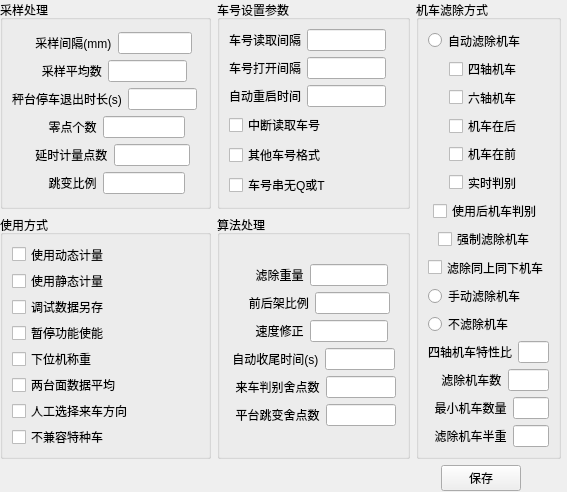
<?xml version="1.0" encoding="UTF-8"?>
<ui version="4.0">
 <class>GeneralParamWidget</class>
 <widget class="QWidget" name="GeneralParamWidget">
  <property name="geometry">
   <rect>
    <x>0</x>
    <y>0</y>
    <width>567</width>
    <height>492</height>
   </rect>
  </property>
  <property name="windowTitle">
   <string>通用参数设置</string>
  </property>
  <widget class="QWidget" name="">
   <property name="geometry">
    <rect>
     <x>0</x>
     <y>0</y>
     <width>561</width>
     <height>491</height>
    </rect>
   </property>
   <layout class="QVBoxLayout" name="verticalLayout_11">
    <item>
     <layout class="QGridLayout" name="gridLayout_2">
      <item row="0" column="0">
       <layout class="QGridLayout" name="gridLayout">
        <item row="0" column="0">
         <widget class="QGroupBox" name="groupBox_3">
          <property name="title">
           <string>采样处理</string>
          </property>
          <layout class="QVBoxLayout" name="verticalLayout_6">
           <item>
            <layout class="QVBoxLayout" name="verticalLayout_5">
             <item>
              <layout class="QHBoxLayout" name="horizontalLayout_23">
               <item>
                <widget class="QLabel" name="label_9">
                 <property name="text">
                  <string>       采样间隔(mm)</string>
                 </property>
                </widget>
               </item>
               <item>
                <widget class="QLineEdit" name="lineEdit_9"/>
               </item>
               <item>
                <spacer name="horizontalSpacer_23">
                 <property name="orientation">
                  <enum>Qt::Horizontal</enum>
                 </property>
                 <property name="sizeHint" stdset="0">
                  <size>
                   <width>40</width>
                   <height>20</height>
                  </size>
                 </property>
                </spacer>
               </item>
              </layout>
             </item>
             <item>
              <layout class="QHBoxLayout" name="horizontalLayout_22">
               <item>
                <widget class="QLabel" name="label_8">
                 <property name="text">
                  <string>         采样平均数</string>
                 </property>
                </widget>
               </item>
               <item>
                <widget class="QLineEdit" name="lineEdit_8"/>
               </item>
               <item>
                <spacer name="horizontalSpacer_22">
                 <property name="orientation">
                  <enum>Qt::Horizontal</enum>
                 </property>
                 <property name="sizeHint" stdset="0">
                  <size>
                   <width>40</width>
                   <height>20</height>
                  </size>
                 </property>
                </spacer>
               </item>
              </layout>
             </item>
             <item>
              <layout class="QHBoxLayout" name="horizontalLayout_24">
               <item>
                <widget class="QLabel" name="label_10">
                 <property name="text">
                  <string>秤台停车退出时长(s)</string>
                 </property>
                </widget>
               </item>
               <item>
                <widget class="QLineEdit" name="lineEdit_10"/>
               </item>
               <item>
                <spacer name="horizontalSpacer_24">
                 <property name="orientation">
                  <enum>Qt::Horizontal</enum>
                 </property>
                 <property name="sizeHint" stdset="0">
                  <size>
                   <width>40</width>
                   <height>20</height>
                  </size>
                 </property>
                </spacer>
               </item>
              </layout>
             </item>
             <item>
              <layout class="QHBoxLayout" name="horizontalLayout_25">
               <item>
                <widget class="QLabel" name="label_11">
                 <property name="text">
                  <string>           零点个数</string>
                 </property>
                </widget>
               </item>
               <item>
                <widget class="QLineEdit" name="lineEdit_11"/>
               </item>
               <item>
                <spacer name="horizontalSpacer_25">
                 <property name="orientation">
                  <enum>Qt::Horizontal</enum>
                 </property>
                 <property name="sizeHint" stdset="0">
                  <size>
                   <width>40</width>
                   <height>20</height>
                  </size>
                 </property>
                </spacer>
               </item>
              </layout>
             </item>
             <item>
              <layout class="QHBoxLayout" name="horizontalLayout_26">
               <item>
                <widget class="QLabel" name="label_12">
                 <property name="text">
                  <string>       延时计量点数</string>
                 </property>
                </widget>
               </item>
               <item>
                <widget class="QLineEdit" name="lineEdit_12"/>
               </item>
               <item>
                <spacer name="horizontalSpacer_26">
                 <property name="orientation">
                  <enum>Qt::Horizontal</enum>
                 </property>
                 <property name="sizeHint" stdset="0">
                  <size>
                   <width>40</width>
                   <height>20</height>
                  </size>
                 </property>
                </spacer>
               </item>
              </layout>
             </item>
             <item>
              <layout class="QHBoxLayout" name="horizontalLayout_27">
               <item>
                <widget class="QLabel" name="label_13">
                 <property name="text">
                  <string>           跳变比例</string>
                 </property>
                </widget>
               </item>
               <item>
                <widget class="QLineEdit" name="lineEdit_13"/>
               </item>
               <item>
                <spacer name="horizontalSpacer_27">
                 <property name="orientation">
                  <enum>Qt::Horizontal</enum>
                 </property>
                 <property name="sizeHint" stdset="0">
                  <size>
                   <width>40</width>
                   <height>20</height>
                  </size>
                 </property>
                </spacer>
               </item>
              </layout>
             </item>
            </layout>
           </item>
          </layout>
         </widget>
        </item>
        <item row="0" column="1">
         <widget class="QGroupBox" name="groupBox_2">
          <property name="title">
           <string>车号设置参数</string>
          </property>
          <layout class="QVBoxLayout" name="verticalLayout_4">
           <item>
            <layout class="QVBoxLayout" name="verticalLayout_3">
             <item>
              <layout class="QHBoxLayout" name="horizontalLayout_16">
               <item>
                <widget class="QLabel" name="label_5">
                 <property name="text">
                  <string>车号读取间隔</string>
                 </property>
                </widget>
               </item>
               <item>
                <widget class="QLineEdit" name="lineEdit_5"/>
               </item>
               <item>
                <spacer name="horizontalSpacer_16">
                 <property name="orientation">
                  <enum>Qt::Horizontal</enum>
                 </property>
                 <property name="sizeHint" stdset="0">
                  <size>
                   <width>40</width>
                   <height>20</height>
                  </size>
                 </property>
                </spacer>
               </item>
              </layout>
             </item>
             <item>
              <layout class="QHBoxLayout" name="horizontalLayout_17">
               <item>
                <widget class="QLabel" name="label_6">
                 <property name="text">
                  <string>车号打开间隔</string>
                 </property>
                </widget>
               </item>
               <item>
                <widget class="QLineEdit" name="lineEdit_6"/>
               </item>
               <item>
                <spacer name="horizontalSpacer_17">
                 <property name="orientation">
                  <enum>Qt::Horizontal</enum>
                 </property>
                 <property name="sizeHint" stdset="0">
                  <size>
                   <width>40</width>
                   <height>20</height>
                  </size>
                 </property>
                </spacer>
               </item>
              </layout>
             </item>
             <item>
              <layout class="QHBoxLayout" name="horizontalLayout_21">
               <item>
                <widget class="QLabel" name="label_7">
                 <property name="text">
                  <string>自动重启时间</string>
                 </property>
                </widget>
               </item>
               <item>
                <widget class="QLineEdit" name="lineEdit_7"/>
               </item>
               <item>
                <spacer name="horizontalSpacer_21">
                 <property name="orientation">
                  <enum>Qt::Horizontal</enum>
                 </property>
                 <property name="sizeHint" stdset="0">
                  <size>
                   <width>40</width>
                   <height>20</height>
                  </size>
                 </property>
                </spacer>
               </item>
              </layout>
             </item>
             <item>
              <layout class="QHBoxLayout" name="horizontalLayout_18">
               <item>
                <widget class="QCheckBox" name="checkBox_9">
                 <property name="text">
                  <string>中断读取车号</string>
                 </property>
                </widget>
               </item>
               <item>
                <spacer name="horizontalSpacer_18">
                 <property name="orientation">
                  <enum>Qt::Horizontal</enum>
                 </property>
                 <property name="sizeHint" stdset="0">
                  <size>
                   <width>40</width>
                   <height>20</height>
                  </size>
                 </property>
                </spacer>
               </item>
              </layout>
             </item>
             <item>
              <layout class="QHBoxLayout" name="horizontalLayout_19">
               <item>
                <widget class="QCheckBox" name="checkBox_10">
                 <property name="text">
                  <string>其他车号格式</string>
                 </property>
                </widget>
               </item>
               <item>
                <spacer name="horizontalSpacer_19">
                 <property name="orientation">
                  <enum>Qt::Horizontal</enum>
                 </property>
                 <property name="sizeHint" stdset="0">
                  <size>
                   <width>40</width>
                   <height>20</height>
                  </size>
                 </property>
                </spacer>
               </item>
              </layout>
             </item>
             <item>
              <layout class="QHBoxLayout" name="horizontalLayout_20">
               <item>
                <widget class="QCheckBox" name="checkBox_11">
                 <property name="text">
                  <string>车号串无Q或T</string>
                 </property>
                </widget>
               </item>
               <item>
                <spacer name="horizontalSpacer_20">
                 <property name="orientation">
                  <enum>Qt::Horizontal</enum>
                 </property>
                 <property name="sizeHint" stdset="0">
                  <size>
                   <width>40</width>
                   <height>20</height>
                  </size>
                 </property>
                </spacer>
               </item>
              </layout>
             </item>
            </layout>
           </item>
          </layout>
         </widget>
        </item>
        <item row="1" column="0">
         <widget class="QGroupBox" name="groupBox_5">
          <property name="title">
           <string>使用方式</string>
          </property>
          <layout class="QVBoxLayout" name="verticalLayout_10">
           <item>
            <layout class="QVBoxLayout" name="verticalLayout_9">
             <item>
              <layout class="QHBoxLayout" name="horizontalLayout_37">
               <item>
                <widget class="QCheckBox" name="checkBox_14">
                 <property name="text">
                  <string>使用动态计量</string>
                 </property>
                </widget>
               </item>
               <item>
                <spacer name="horizontalSpacer_37">
                 <property name="orientation">
                  <enum>Qt::Horizontal</enum>
                 </property>
                 <property name="sizeHint" stdset="0">
                  <size>
                   <width>40</width>
                   <height>20</height>
                  </size>
                 </property>
                </spacer>
               </item>
              </layout>
             </item>
             <item>
              <layout class="QHBoxLayout" name="horizontalLayout_38">
               <item>
                <widget class="QCheckBox" name="checkBox_15">
                 <property name="text">
                  <string>使用静态计量</string>
                 </property>
                </widget>
               </item>
               <item>
                <spacer name="horizontalSpacer_38">
                 <property name="orientation">
                  <enum>Qt::Horizontal</enum>
                 </property>
                 <property name="sizeHint" stdset="0">
                  <size>
                   <width>40</width>
                   <height>20</height>
                  </size>
                 </property>
                </spacer>
               </item>
              </layout>
             </item>
             <item>
              <layout class="QHBoxLayout" name="horizontalLayout_39">
               <item>
                <widget class="QCheckBox" name="checkBox_16">
                 <property name="text">
                  <string>调试数据另存</string>
                 </property>
                </widget>
               </item>
               <item>
                <spacer name="horizontalSpacer_39">
                 <property name="orientation">
                  <enum>Qt::Horizontal</enum>
                 </property>
                 <property name="sizeHint" stdset="0">
                  <size>
                   <width>40</width>
                   <height>20</height>
                  </size>
                 </property>
                </spacer>
               </item>
              </layout>
             </item>
             <item>
              <layout class="QHBoxLayout" name="horizontalLayout_40">
               <item>
                <widget class="QCheckBox" name="checkBox_17">
                 <property name="text">
                  <string>暂停功能使能</string>
                 </property>
                </widget>
               </item>
               <item>
                <spacer name="horizontalSpacer_40">
                 <property name="orientation">
                  <enum>Qt::Horizontal</enum>
                 </property>
                 <property name="sizeHint" stdset="0">
                  <size>
                   <width>40</width>
                   <height>20</height>
                  </size>
                 </property>
                </spacer>
               </item>
              </layout>
             </item>
             <item>
              <layout class="QHBoxLayout" name="horizontalLayout_41">
               <item>
                <widget class="QCheckBox" name="checkBox_18">
                 <property name="text">
                  <string>下位机称重</string>
                 </property>
                </widget>
               </item>
               <item>
                <spacer name="horizontalSpacer_41">
                 <property name="orientation">
                  <enum>Qt::Horizontal</enum>
                 </property>
                 <property name="sizeHint" stdset="0">
                  <size>
                   <width>40</width>
                   <height>20</height>
                  </size>
                 </property>
                </spacer>
               </item>
              </layout>
             </item>
             <item>
              <layout class="QHBoxLayout" name="horizontalLayout_34">
               <item>
                <widget class="QCheckBox" name="checkBox_12">
                 <property name="text">
                  <string>两台面数据平均</string>
                 </property>
                </widget>
               </item>
               <item>
                <spacer name="horizontalSpacer_34">
                 <property name="orientation">
                  <enum>Qt::Horizontal</enum>
                 </property>
                 <property name="sizeHint" stdset="0">
                  <size>
                   <width>40</width>
                   <height>20</height>
                  </size>
                 </property>
                </spacer>
               </item>
              </layout>
             </item>
             <item>
              <layout class="QHBoxLayout" name="horizontalLayout_35">
               <item>
                <widget class="QCheckBox" name="checkBox_13">
                 <property name="text">
                  <string>人工选择来车方向</string>
                 </property>
                </widget>
               </item>
               <item>
                <spacer name="horizontalSpacer_35">
                 <property name="orientation">
                  <enum>Qt::Horizontal</enum>
                 </property>
                 <property name="sizeHint" stdset="0">
                  <size>
                   <width>40</width>
                   <height>20</height>
                  </size>
                 </property>
                </spacer>
               </item>
              </layout>
             </item>
             <item>
              <layout class="QHBoxLayout" name="horizontalLayout_42">
               <item>
                <widget class="QCheckBox" name="checkBox_19">
                 <property name="text">
                  <string>不兼容特种车</string>
                 </property>
                </widget>
               </item>
               <item>
                <spacer name="horizontalSpacer_42">
                 <property name="orientation">
                  <enum>Qt::Horizontal</enum>
                 </property>
                 <property name="sizeHint" stdset="0">
                  <size>
                   <width>40</width>
                   <height>20</height>
                  </size>
                 </property>
                </spacer>
               </item>
              </layout>
             </item>
            </layout>
           </item>
          </layout>
         </widget>
        </item>
        <item row="1" column="1">
         <widget class="QGroupBox" name="groupBox_4">
          <property name="title">
           <string>算法处理</string>
          </property>
          <layout class="QVBoxLayout" name="verticalLayout_8">
           <item>
            <layout class="QVBoxLayout" name="verticalLayout_7">
             <item>
              <layout class="QHBoxLayout" name="horizontalLayout_28">
               <item>
                <widget class="QLabel" name="label_14">
                 <property name="text">
                  <string>        滤除重量</string>
                 </property>
                </widget>
               </item>
               <item>
                <widget class="QLineEdit" name="lineEdit_14"/>
               </item>
               <item>
                <spacer name="horizontalSpacer_28">
                 <property name="orientation">
                  <enum>Qt::Horizontal</enum>
                 </property>
                 <property name="sizeHint" stdset="0">
                  <size>
                   <width>40</width>
                   <height>20</height>
                  </size>
                 </property>
                </spacer>
               </item>
              </layout>
             </item>
             <item>
              <layout class="QHBoxLayout" name="horizontalLayout_29">
               <item>
                <widget class="QLabel" name="label_15">
                 <property name="text">
                  <string>      前后架比例</string>
                 </property>
                </widget>
               </item>
               <item>
                <widget class="QLineEdit" name="lineEdit_15"/>
               </item>
               <item>
                <spacer name="horizontalSpacer_29">
                 <property name="orientation">
                  <enum>Qt::Horizontal</enum>
                 </property>
                 <property name="sizeHint" stdset="0">
                  <size>
                   <width>40</width>
                   <height>20</height>
                  </size>
                 </property>
                </spacer>
               </item>
              </layout>
             </item>
             <item>
              <layout class="QHBoxLayout" name="horizontalLayout_30">
               <item>
                <widget class="QLabel" name="label_16">
                 <property name="text">
                  <string>        速度修正</string>
                 </property>
                </widget>
               </item>
               <item>
                <widget class="QLineEdit" name="lineEdit_16"/>
               </item>
               <item>
                <spacer name="horizontalSpacer_30">
                 <property name="orientation">
                  <enum>Qt::Horizontal</enum>
                 </property>
                 <property name="sizeHint" stdset="0">
                  <size>
                   <width>40</width>
                   <height>20</height>
                  </size>
                 </property>
                </spacer>
               </item>
              </layout>
             </item>
             <item>
              <layout class="QHBoxLayout" name="horizontalLayout_31">
               <item>
                <widget class="QLabel" name="label_17">
                 <property name="text">
                  <string> 自动收尾时间(s)</string>
                 </property>
                </widget>
               </item>
               <item>
                <widget class="QLineEdit" name="lineEdit_17"/>
               </item>
               <item>
                <spacer name="horizontalSpacer_31">
                 <property name="orientation">
                  <enum>Qt::Horizontal</enum>
                 </property>
                 <property name="sizeHint" stdset="0">
                  <size>
                   <width>40</width>
                   <height>20</height>
                  </size>
                 </property>
                </spacer>
               </item>
              </layout>
             </item>
             <item>
              <layout class="QHBoxLayout" name="horizontalLayout_32">
               <item>
                <widget class="QLabel" name="label_18">
                 <property name="text">
                  <string>  来车判别舍点数</string>
                 </property>
                </widget>
               </item>
               <item>
                <widget class="QLineEdit" name="lineEdit_18"/>
               </item>
               <item>
                <spacer name="horizontalSpacer_32">
                 <property name="orientation">
                  <enum>Qt::Horizontal</enum>
                 </property>
                 <property name="sizeHint" stdset="0">
                  <size>
                   <width>40</width>
                   <height>20</height>
                  </size>
                 </property>
                </spacer>
               </item>
              </layout>
             </item>
             <item>
              <layout class="QHBoxLayout" name="horizontalLayout_33">
               <item>
                <widget class="QLabel" name="label_19">
                 <property name="text">
                  <string>  平台跳变舍点数</string>
                 </property>
                </widget>
               </item>
               <item>
                <widget class="QLineEdit" name="lineEdit_19"/>
               </item>
               <item>
                <spacer name="horizontalSpacer_33">
                 <property name="orientation">
                  <enum>Qt::Horizontal</enum>
                 </property>
                 <property name="sizeHint" stdset="0">
                  <size>
                   <width>40</width>
                   <height>20</height>
                  </size>
                 </property>
                </spacer>
               </item>
              </layout>
             </item>
            </layout>
           </item>
          </layout>
         </widget>
        </item>
       </layout>
      </item>
      <item row="0" column="1">
       <widget class="QGroupBox" name="groupBox">
        <property name="title">
         <string>机车滤除方式</string>
        </property>
        <layout class="QVBoxLayout" name="verticalLayout_2">
         <item>
          <layout class="QVBoxLayout" name="verticalLayout">
           <item>
            <layout class="QHBoxLayout" name="horizontalLayout_6">
             <item>
              <widget class="QRadioButton" name="radioButton">
               <property name="text">
                <string>自动滤除机车</string>
               </property>
              </widget>
             </item>
             <item>
              <spacer name="horizontalSpacer_6">
               <property name="orientation">
                <enum>Qt::Horizontal</enum>
               </property>
               <property name="sizeHint" stdset="0">
                <size>
                 <width>40</width>
                 <height>20</height>
                </size>
               </property>
              </spacer>
             </item>
            </layout>
           </item>
           <item>
            <layout class="QHBoxLayout" name="horizontalLayout">
             <item>
              <spacer name="horizontalSpacer">
               <property name="orientation">
                <enum>Qt::Horizontal</enum>
               </property>
               <property name="sizeType">
                <enum>QSizePolicy::Expanding</enum>
               </property>
               <property name="sizeHint" stdset="0">
                <size>
                 <width>40</width>
                 <height>20</height>
                </size>
               </property>
              </spacer>
             </item>
             <item>
              <widget class="QCheckBox" name="checkBox">
               <property name="text">
                <string>四轴机车        </string>
               </property>
              </widget>
             </item>
            </layout>
           </item>
           <item>
            <layout class="QHBoxLayout" name="horizontalLayout_2">
             <item>
              <spacer name="horizontalSpacer_2">
               <property name="orientation">
                <enum>Qt::Horizontal</enum>
               </property>
               <property name="sizeHint" stdset="0">
                <size>
                 <width>40</width>
                 <height>20</height>
                </size>
               </property>
              </spacer>
             </item>
             <item>
              <widget class="QCheckBox" name="checkBox_2">
               <property name="text">
                <string>六轴机车        </string>
               </property>
              </widget>
             </item>
            </layout>
           </item>
           <item>
            <layout class="QHBoxLayout" name="horizontalLayout_3">
             <item>
              <spacer name="horizontalSpacer_3">
               <property name="orientation">
                <enum>Qt::Horizontal</enum>
               </property>
               <property name="sizeHint" stdset="0">
                <size>
                 <width>40</width>
                 <height>20</height>
                </size>
               </property>
              </spacer>
             </item>
             <item>
              <widget class="QCheckBox" name="checkBox_3">
               <property name="text">
                <string>机车在后        </string>
               </property>
              </widget>
             </item>
            </layout>
           </item>
           <item>
            <layout class="QHBoxLayout" name="horizontalLayout_4">
             <item>
              <spacer name="horizontalSpacer_4">
               <property name="orientation">
                <enum>Qt::Horizontal</enum>
               </property>
               <property name="sizeHint" stdset="0">
                <size>
                 <width>40</width>
                 <height>20</height>
                </size>
               </property>
              </spacer>
             </item>
             <item>
              <widget class="QCheckBox" name="checkBox_4">
               <property name="text">
                <string>机车在前        </string>
               </property>
              </widget>
             </item>
            </layout>
           </item>
           <item>
            <layout class="QHBoxLayout" name="horizontalLayout_5">
             <item>
              <spacer name="horizontalSpacer_5">
               <property name="orientation">
                <enum>Qt::Horizontal</enum>
               </property>
               <property name="sizeHint" stdset="0">
                <size>
                 <width>40</width>
                 <height>20</height>
                </size>
               </property>
              </spacer>
             </item>
             <item>
              <widget class="QCheckBox" name="checkBox_5">
               <property name="text">
                <string>实时判别        </string>
               </property>
              </widget>
             </item>
            </layout>
           </item>
           <item>
            <layout class="QHBoxLayout" name="horizontalLayout_9">
             <item>
              <spacer name="horizontalSpacer_13">
               <property name="orientation">
                <enum>Qt::Horizontal</enum>
               </property>
               <property name="sizeHint" stdset="0">
                <size>
                 <width>40</width>
                 <height>20</height>
                </size>
               </property>
              </spacer>
             </item>
             <item>
              <widget class="QCheckBox" name="checkBox_6">
               <property name="text">
                <string>使用后机车判别  </string>
               </property>
              </widget>
             </item>
            </layout>
           </item>
           <item>
            <layout class="QHBoxLayout" name="horizontalLayout_14">
             <item>
              <spacer name="horizontalSpacer_14">
               <property name="orientation">
                <enum>Qt::Horizontal</enum>
               </property>
               <property name="sizeHint" stdset="0">
                <size>
                 <width>40</width>
                 <height>20</height>
                </size>
               </property>
              </spacer>
             </item>
             <item>
              <widget class="QCheckBox" name="checkBox_7">
               <property name="text">
                <string>强制滤除机车    </string>
               </property>
              </widget>
             </item>
            </layout>
           </item>
           <item>
            <layout class="QHBoxLayout" name="horizontalLayout_15">
             <item>
              <spacer name="horizontalSpacer_15">
               <property name="orientation">
                <enum>Qt::Horizontal</enum>
               </property>
               <property name="sizeHint" stdset="0">
                <size>
                 <width>40</width>
                 <height>20</height>
                </size>
               </property>
              </spacer>
             </item>
             <item>
              <widget class="QCheckBox" name="checkBox_8">
               <property name="text">
                <string>滤除同上同下机车</string>
               </property>
              </widget>
             </item>
            </layout>
           </item>
           <item>
            <layout class="QHBoxLayout" name="horizontalLayout_7">
             <item>
              <widget class="QRadioButton" name="radioButton_2">
               <property name="text">
                <string>手动滤除机车</string>
               </property>
              </widget>
             </item>
             <item>
              <spacer name="horizontalSpacer_7">
               <property name="orientation">
                <enum>Qt::Horizontal</enum>
               </property>
               <property name="sizeHint" stdset="0">
                <size>
                 <width>40</width>
                 <height>20</height>
                </size>
               </property>
              </spacer>
             </item>
            </layout>
           </item>
           <item>
            <layout class="QHBoxLayout" name="horizontalLayout_8">
             <item>
              <widget class="QRadioButton" name="radioButton_3">
               <property name="text">
                <string>不滤除机车</string>
               </property>
              </widget>
             </item>
             <item>
              <spacer name="horizontalSpacer_8">
               <property name="orientation">
                <enum>Qt::Horizontal</enum>
               </property>
               <property name="sizeHint" stdset="0">
                <size>
                 <width>40</width>
                 <height>20</height>
                </size>
               </property>
              </spacer>
             </item>
            </layout>
           </item>
           <item>
            <layout class="QHBoxLayout" name="horizontalLayout_10">
             <item>
              <widget class="QLabel" name="label">
               <property name="text">
                <string>四轴机车特性比</string>
               </property>
              </widget>
             </item>
             <item>
              <widget class="QLineEdit" name="lineEdit"/>
             </item>
             <item>
              <spacer name="horizontalSpacer_9">
               <property name="orientation">
                <enum>Qt::Horizontal</enum>
               </property>
               <property name="sizeHint" stdset="0">
                <size>
                 <width>40</width>
                 <height>20</height>
                </size>
               </property>
              </spacer>
             </item>
            </layout>
           </item>
           <item>
            <layout class="QHBoxLayout" name="horizontalLayout_11">
             <item>
              <widget class="QLabel" name="label_2">
               <property name="text">
                <string>    滤除机车数</string>
               </property>
              </widget>
             </item>
             <item>
              <widget class="QLineEdit" name="lineEdit_2"/>
             </item>
             <item>
              <spacer name="horizontalSpacer_10">
               <property name="orientation">
                <enum>Qt::Horizontal</enum>
               </property>
               <property name="sizeHint" stdset="0">
                <size>
                 <width>40</width>
                 <height>20</height>
                </size>
               </property>
              </spacer>
             </item>
            </layout>
           </item>
           <item>
            <layout class="QHBoxLayout" name="horizontalLayout_12">
             <item>
              <widget class="QLabel" name="label_3">
               <property name="text">
                <string>  最小机车数量</string>
               </property>
              </widget>
             </item>
             <item>
              <widget class="QLineEdit" name="lineEdit_3"/>
             </item>
             <item>
              <spacer name="horizontalSpacer_11">
               <property name="orientation">
                <enum>Qt::Horizontal</enum>
               </property>
               <property name="sizeHint" stdset="0">
                <size>
                 <width>40</width>
                 <height>20</height>
                </size>
               </property>
              </spacer>
             </item>
            </layout>
           </item>
           <item>
            <layout class="QHBoxLayout" name="horizontalLayout_13">
             <item>
              <widget class="QLabel" name="label_4">
               <property name="text">
                <string>  滤除机车半重</string>
               </property>
              </widget>
             </item>
             <item>
              <widget class="QLineEdit" name="lineEdit_4"/>
             </item>
             <item>
              <spacer name="horizontalSpacer_12">
               <property name="orientation">
                <enum>Qt::Horizontal</enum>
               </property>
               <property name="sizeHint" stdset="0">
                <size>
                 <width>40</width>
                 <height>20</height>
                </size>
               </property>
              </spacer>
             </item>
            </layout>
           </item>
          </layout>
         </item>
        </layout>
       </widget>
      </item>
     </layout>
    </item>
    <item>
     <layout class="QHBoxLayout" name="horizontalLayout_43">
      <item>
       <spacer name="horizontalSpacer_43">
        <property name="orientation">
         <enum>Qt::Horizontal</enum>
        </property>
        <property name="sizeHint" stdset="0">
         <size>
          <width>40</width>
          <height>20</height>
         </size>
        </property>
       </spacer>
      </item>
      <item>
       <widget class="QPushButton" name="saveBtn">
        <property name="text">
         <string>保存</string>
        </property>
       </widget>
      </item>
      <item>
       <spacer name="horizontalSpacer_44">
        <property name="orientation">
         <enum>Qt::Horizontal</enum>
        </property>
        <property name="sizeType">
         <enum>QSizePolicy::Minimum</enum>
        </property>
        <property name="sizeHint" stdset="0">
         <size>
          <width>40</width>
          <height>20</height>
         </size>
        </property>
       </spacer>
      </item>
     </layout>
    </item>
   </layout>
  </widget>
  <zorder>radioButton</zorder>
  <zorder>checkBox_2</zorder>
  <zorder>checkBox_3</zorder>
  <zorder>checkBox_4</zorder>
  <zorder>layoutWidget</zorder>
  <zorder>horizontalSpacer_2</zorder>
  <zorder>horizontalSpacer_3</zorder>
  <zorder>horizontalSpacer_4</zorder>
  <zorder>checkBox_5</zorder>
  <zorder>horizontalSpacer_5</zorder>
  <zorder>horizontalSpacer_6</zorder>
  <zorder>radioButton_2</zorder>
  <zorder>horizontalSpacer_7</zorder>
  <zorder>radioButton_3</zorder>
  <zorder>horizontalSpacer_8</zorder>
  <zorder></zorder>
  <zorder></zorder>
  <zorder>label</zorder>
  <zorder>lineEdit</zorder>
  <zorder>horizontalSpacer_9</zorder>
  <zorder>layoutWidget_2</zorder>
  <zorder>layoutWidget_3</zorder>
  <zorder>layoutWidget_4</zorder>
  <zorder></zorder>
  <zorder></zorder>
  <zorder></zorder>
  <zorder>layoutWidget</zorder>
  <zorder></zorder>
  <zorder></zorder>
  <zorder>checkBox_6</zorder>
  <zorder>horizontalSpacer_13</zorder>
  <zorder>checkBox_7</zorder>
  <zorder>horizontalSpacer_14</zorder>
  <zorder>checkBox_8</zorder>
  <zorder>horizontalSpacer_15</zorder>
  <zorder>groupBox</zorder>
  <zorder>label_5</zorder>
  <zorder>lineEdit_5</zorder>
  <zorder>horizontalSpacer_16</zorder>
  <zorder>layoutWidget_5</zorder>
  <zorder>checkBox_9</zorder>
  <zorder>horizontalSpacer_18</zorder>
  <zorder>checkBox_10</zorder>
  <zorder>horizontalSpacer_19</zorder>
  <zorder>checkBox_11</zorder>
  <zorder>horizontalSpacer_20</zorder>
  <zorder>label_7</zorder>
  <zorder>lineEdit_7</zorder>
  <zorder>horizontalSpacer_21</zorder>
  <zorder>groupBox_2</zorder>
  <zorder>label_8</zorder>
  <zorder>lineEdit_8</zorder>
  <zorder>horizontalSpacer_22</zorder>
  <zorder>layoutWidget_6</zorder>
  <zorder>layoutWidget_7</zorder>
  <zorder>layoutWidget_8</zorder>
  <zorder>layoutWidget_9</zorder>
  <zorder>layoutWidget_10</zorder>
  <zorder>groupBox_3</zorder>
  <zorder>layoutWidget_11</zorder>
  <zorder>layoutWidget_12</zorder>
  <zorder>layoutWidget_13</zorder>
  <zorder>layoutWidget_14</zorder>
  <zorder>layoutWidget_15</zorder>
  <zorder>layoutWidget_16</zorder>
  <zorder>checkBox_12</zorder>
  <zorder>groupBox_4</zorder>
  <zorder>horizontalSpacer_34</zorder>
  <zorder>checkBox_13</zorder>
  <zorder>horizontalSpacer_35</zorder>
  <zorder>layoutWidget_17</zorder>
  <zorder>layoutWidget_18</zorder>
  <zorder>layoutWidget_19</zorder>
  <zorder>layoutWidget_20</zorder>
  <zorder>layoutWidget_21</zorder>
  <zorder>layoutWidget_22</zorder>
  <zorder>groupBox_5</zorder>
  <zorder></zorder>
  <zorder>groupBox</zorder>
  <zorder></zorder>
  <zorder>saveBtn</zorder>
  <zorder>horizontalSpacer_43</zorder>
  <zorder>horizontalSpacer_44</zorder>
 </widget>
 <resources/>
 <connections/>
</ui>
